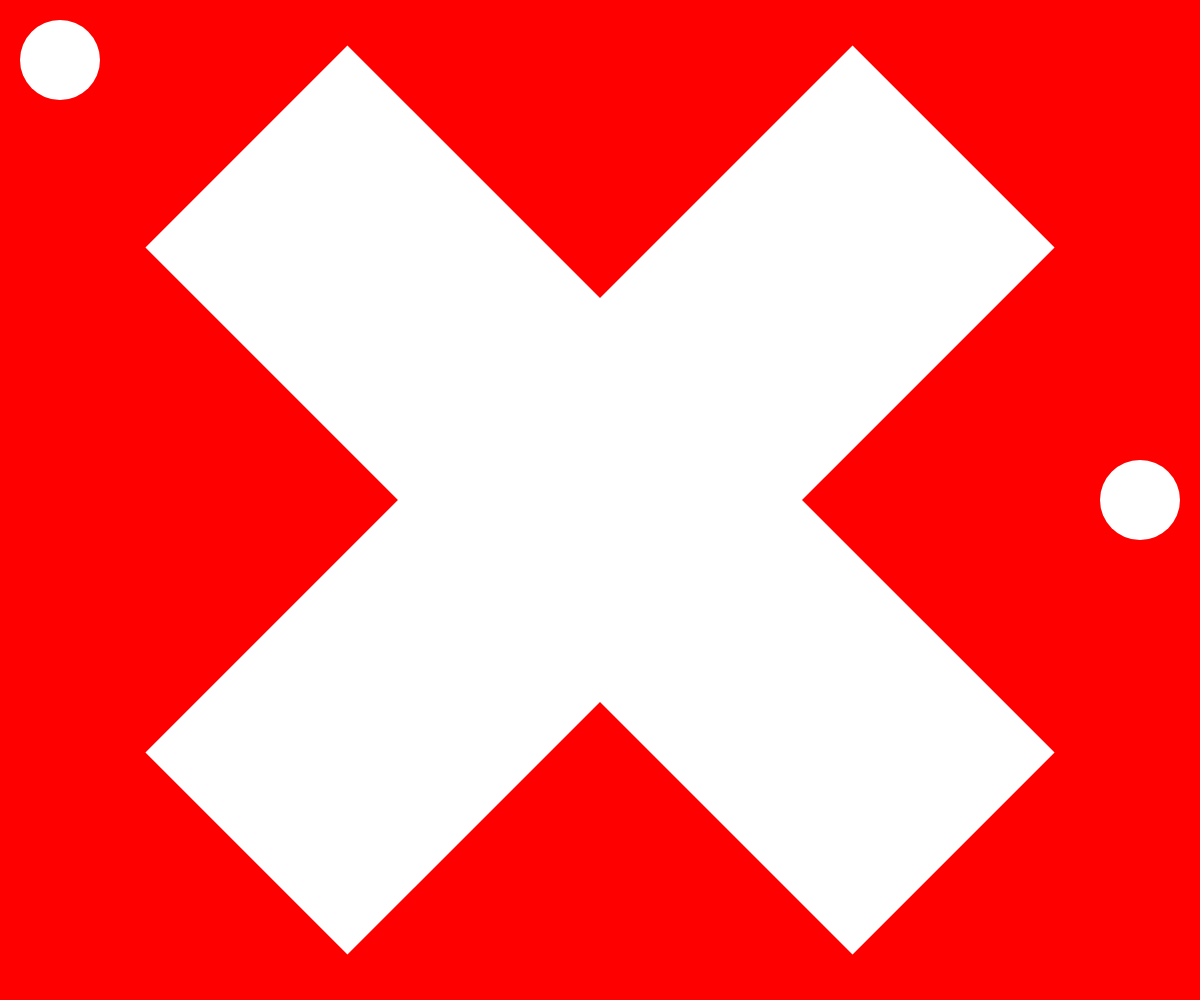
Frame 1 (no input)
Frame 60 (no input): identical to frame 1, image omitted
Frame 120 (the mouse pressed at the canvas centre since frame 60): identical to frame 1, image omitted

The p5.js sketch that drew this single still picture (run headless with seeded random() and noise() and a simulated clock; from frame 60 on, the mouse is pressed at the canvas centre):

// p5.js sketch
// ── sketch.js


function setup(){
	createCanvas(windowWidth, windowHeight)
}

function draw(){
	background(255,0,0)
	noStroke()
	
	const larghezza = min(width, height)
	const altezza = larghezza / 3.5
	push()	
	translate (width/2, height/2)
	rotate (TAU / 8)
	rect (-larghezza/2, -altezza/2, larghezza, altezza)
	rect (-altezza/2, -larghezza/2, altezza, larghezza)
	pop()
	
	ellipse(60, 60, 80, 80)
	ellipse(width - 60, height/2, 80, 80)

}

function windowResized() {
	resizeCanvas(windowWidth, windowHeight)
}
